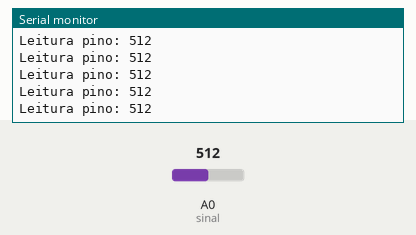
This sketch was run on a simulated Arduino Uno, built with avr-gcc and run on an emulated ATmega328P. Shown: the last lines printed to the serial monitor. The test bench sets the inputs (shaded band); at power-on: A0 (sinal) = 512.

Above: at 1.2 s.
1.3 s: A0 (sinal) set to 991
At 2.3 s:
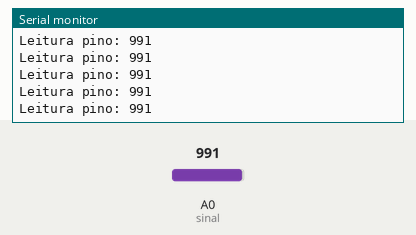
4.3 s: A0 (sinal) set to 1008
At 5.0 s:
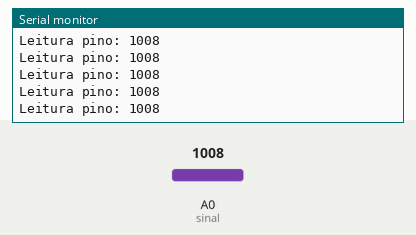
Timing chart, 0 to 7.3 s (numbered marks = the images above; inputs shaded):
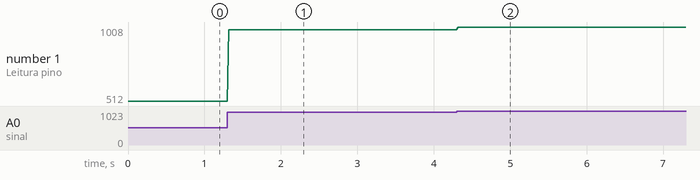

The sketch:

desafio-transferidor.ino
```cpp
const int sinal = A0;
int leitura = 0;
int l_Ant = 0;
int l_Atu = 0;
int angulo = 0;
float resMax = 817.0;
float resMin = 257.0;

int resDif = 0;


void setup() {
  // put your setup code here, to run once:
  Serial.begin(9600);
  pinMode(sinal, INPUT);

}

void loop() {
  // put your main code here, to run repeatedly:
  leitura = analogRead(sinal);


  /*if (leitura < 390) {
    angulo = map(leitura, resMin, 363, 0, 90); // de 257 a 363 == 0° a 90° (1° para cada 1.18 de sinal)
  }
  else {
    angulo = map(leitura, 363, resMax, 90, 180); // de 363 a 1023 == 90° a 180° (1° para cada 5.04 de sinal)
  }*/

  // resDif = resMax - resMin;
  // angulo = 180 * (leitura - resMin) / (resDif);

  Serial.print("Leitura pino: ");
  Serial.println(leitura);
  // Serial.print("Diferença: ");
  // Serial.println(resDif);
  // Serial.print("angulo: ");
  // Serial.println(angulo);
  delay(25);
}
```

Measured:
- after the input at 1.3 s, the serial monitor: prints a new line at once (image 1)
- after the input at 4.3 s, the serial monitor: prints a new line at once (image 2)
- plotted number 1: 512 → 991 after the input at 1.3 s, 991 → 1008 after the input at 4.3 s
